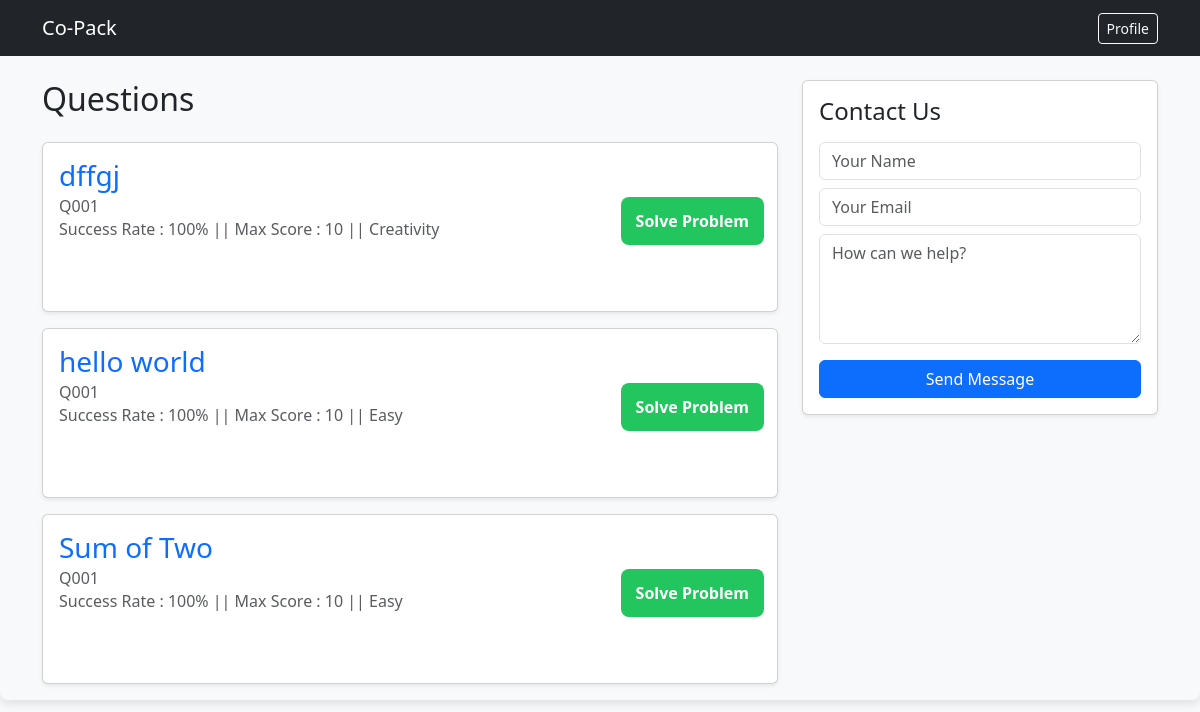
The page /student_problem_view (signed in) on the database as committed earlier.
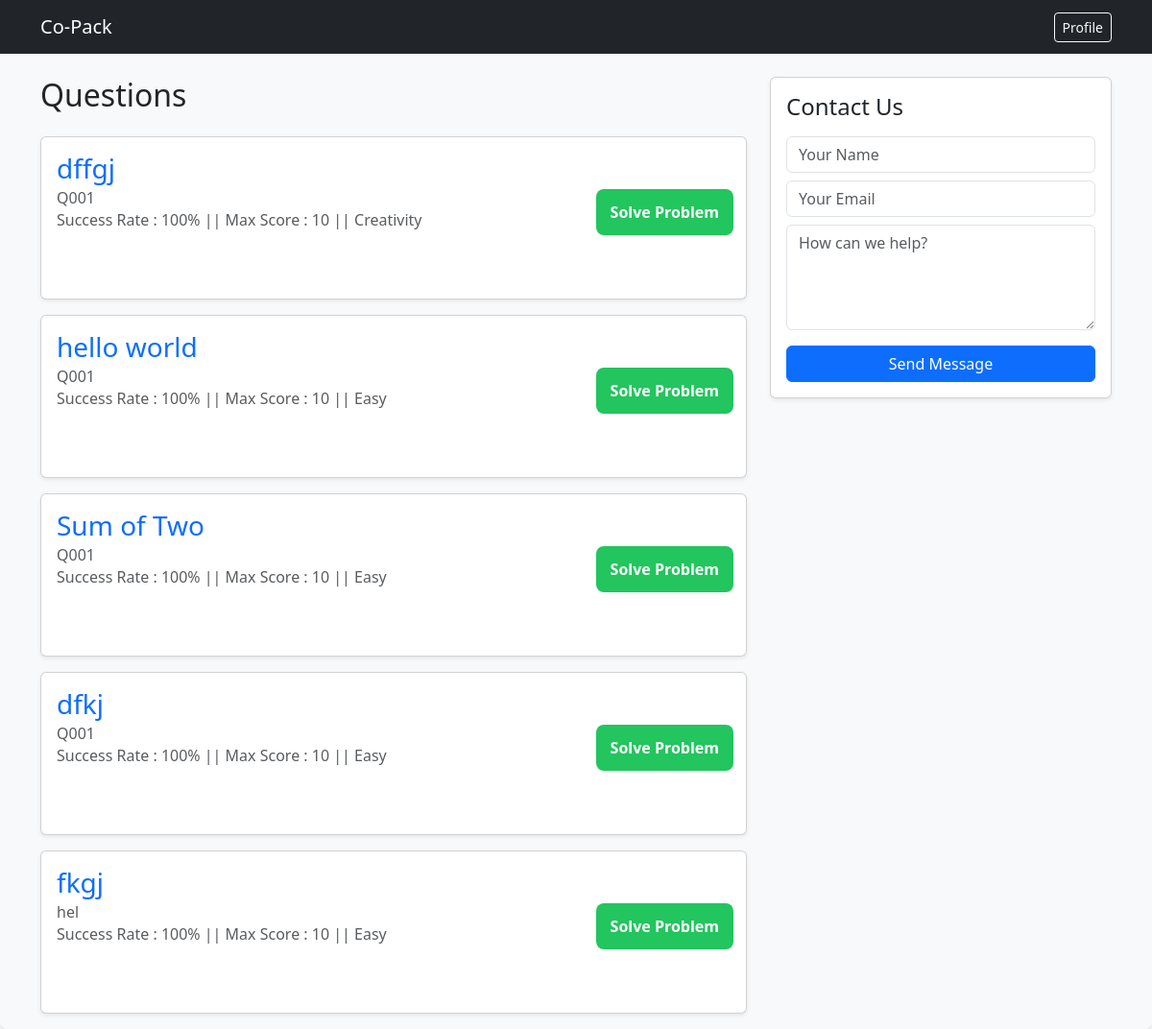
The same page on the database as committed later.
### app.py (models this page shows)
class Question(db.Model):
    id = db.Column(db.Integer, primary_key=True)
    question_id = db.Column(db.String(10), unique=True)
    title = db.Column(db.String(100))
    description = db.Column(db.Text)
    input_format = db.Column(db.Text)
    constraints = db.Column(db.Text)
    output_format = db.Column(db.Text)
    explanation = db.Column(db.Text)
    difficulty = db.Column(db.String(50))
    test_cases = db.relationship('TestCase', backref='question', cascade="all, delete-orphan")

### app.py (the view)
@app.route('/student_problem_view')
@login_required
def student_problem_view() :
    questions = Question.query.all()
    return render_template("student_problem_view.html", questions=questions)

### app.py (called while the page is built)
@login_manager.user_loader
def load_user(user_id):
    return User.query.get(int(user_id))

### templates/student_problem_view.html (shortened to what this page needs)
<!DOCTYPE html>
<html>
<html lang="en">
<head>
    <link rel="stylesheet" href="{{ url_for('static', filename='css/student_problem_view.css') }}">
    <link href="https://cdn.jsdelivr.net/npm/bootstrap@5.3.0/dist/css/bootstrap.min.css" rel="stylesheet">
</head>
<body>
<body class="bg-light">
    <nav class="navbar navbar-dark bg-dark mb-4">
        <div class="container">
            <a class="navbar-brand font-weight-bold" href="#">Co-Pack</a>
            <a href="/student_profile" class="btn btn-outline-light btn-sm">Profile</a>
        </div>
    </nav>
    <div class="container">
        <div class="row">
            <div class="col-md-8">
                <h2 class="mb-4">Questions</h2>
                {% for q in questions %}
                <div class="card mb-3 shadow-sm">
                    <div class="card-body">
                        <h3 class="card-title text-primary">{{ q.title }}</h3>
                        <h6 class="card-subtitle mb-2 text-muted">{{ q.question_id }} </h6>
                        <h6 class="card-subtitle mb-2 text-muted">Success Rate : 100% || Max Score : 10 ||  {{ q.difficulty }}</h6>
                        <a class="solve_btn" href="{{ url_for('solve_and_compiler_page', id=q.id) }}">Solve Problem</a>
                       </div>
                </div>
                {% endfor %}
            </div>
            <div class="col-md-4">
                <div class="card shadow-sm">
                    <div class="card-body">
                        <h4 class="mb-3">Contact Us</h4>
                        <form action="/contact" method="POST">
                            <input type="text" name="name" class="form-control mb-2" placeholder="Your Name" required>
                            <input type="email" name="email" class="form-control mb-2" placeholder="Your Email" required>
                            <textarea name="content" class="form-control mb-3" placeholder="How can we help?" rows="4" required></textarea>
                            <button class="btn btn-primary w-100">Send Message</button>
                        </form>
                    </div>
                </div>
            </div>
        </div>
    </div>
</body>
</html>
</html>

### static/css/student_problem_view.css (style rules this page uses)
body { margin: 0px; padding: 0px; font-family: 'Segoe UI', Arial, sans-serif; background-color: #f4f7f6; color: #333; max-width: 100%; background: white; border-radius: 8px; box-shadow: 0 4px 10px rgba(0,0,0,0.1); }
input { width: 95%; margin: 10px 0; padding: 12px; border: 1px solid #ddd; border-radius: 4px; }
button { width: 100%; padding: 12px; border: none; border-radius: 4px; cursor: pointer; font-weight: bold; }
.solve_btn { display: inline-block; position: relative; left: 80%; top: -50px; padding: 12px 15px; background: #22c55e; color: white; text-decoration: none; font-weight: 600; border-radius: 8px; transition: 0.3s ease; }

Rows that differ between the two databases and show on the page:
added Question: title "dfkj", question_id "Q001", difficulty "Easy"
added Question: title "fkgj", question_id "hel", difficulty "Easy"
